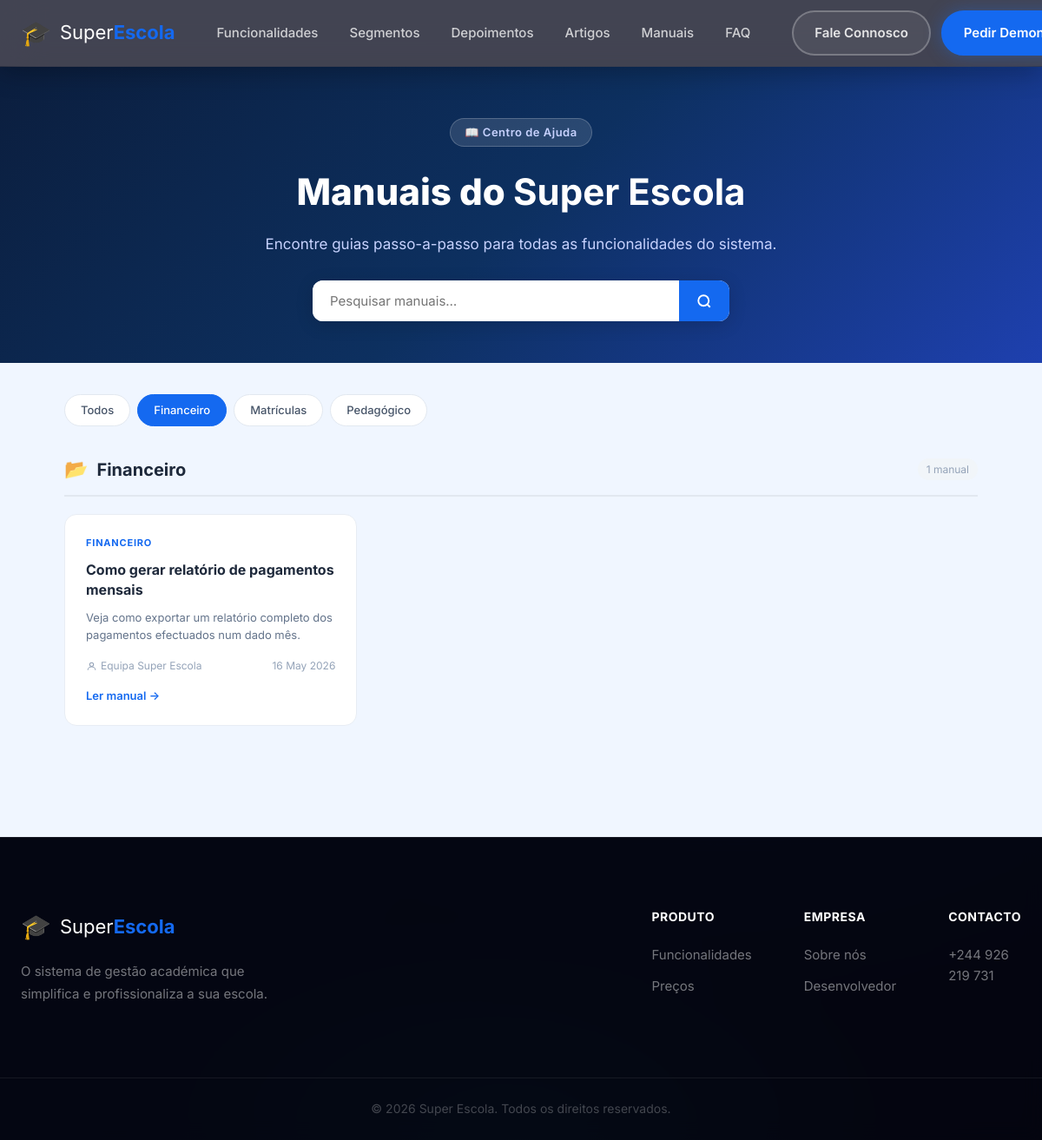
The page /manuais/?cat=Financeiro on the database its author committed.
### core/models.py (models this page shows, shortened)
class Manual(models.Model):
    titulo = models.TextField()
    categoria = models.TextField(default='Geral')
    resumo = models.TextField(blank=True, default='')
    intro = models.TextField(blank=True, default='')
    passos = models.TextField(blank=True, default='[]')
    conteudo = models.TextField(blank=True, default='')
    imagem_url = models.TextField(blank=True, default='')
    autor = models.TextField(default='Equipa Super Escola')
    publicado_em = models.DateTimeField(auto_now_add=True)
    ativo = models.IntegerField(default=1)
    class Meta:
        db_table = 'manuais'
        ordering = ['-publicado_em']
    def resumo_curto(self):
        return self.resumo[:130] if self.resumo else ''

### core/views.py (the view)
# urls.py: path('manuais/', views.manuais_list, name='manuais'),
def manuais_list(request):
    busca = request.GET.get('q', '').strip()
    cat_filter = request.GET.get('cat', '').strip()
    qs = Manual.objects.filter(ativo=1)
    if busca:
        qs = qs.filter(titulo__icontains=busca) | Manual.objects.filter(ativo=1, resumo__icontains=busca)
    if cat_filter:
        qs = qs.filter(categoria=cat_filter)
    todos_manuais = qs.order_by('categoria', '-publicado_em')
    categorias_disponiveis = list(Manual.objects.filter(ativo=1).values_list('categoria', flat=True).distinct().order_by('categoria'))
    grupos = {}
    for m in todos_manuais:
        grupos.setdefault(m.categoria, []).append(m)
    recentes = Manual.objects.filter(ativo=1).order_by('-publicado_em')[:5]
    return render(request, 'manuais.html', {
        'grupos': grupos,
        'categorias': categorias_disponiveis,
        'recentes': recentes,
        'busca': busca,
        'cat_filter': cat_filter,
        'total': todos_manuais.count(),
    })

### core/templates/manuais.html (shortened to what this page needs)
{% extends "base.html" %}
{% load static %}
{% block body %}
<header class="header scrolled" id="header">
  <div class="container header-inner">
    <a href="/" class="logo"><span class="logo-icon">🎓</span><span class="logo-text">Super<strong>Escola</strong></span></a>
    <nav class="nav" id="nav">
      <a href="/#funcionalidades" class="nav-link">Funcionalidades</a>
      <a href="/#segmentos" class="nav-link">Segmentos</a>
      <a href="/#depoimentos" class="nav-link">Depoimentos</a>
      <a href="/#artigos" class="nav-link">Artigos</a>
      <a href="/manuais/" class="nav-link" style="color:var(--primary)">Manuais</a>
      <a href="/#faq" class="nav-link">FAQ</a>
    </nav>
    <div class="header-actions">
      <a href="https://wa.me/244926219731?text=Olá!+Vim+pelo+site+e+quero+saber+mais+sobre+o+Super+Escola." class="btn btn-outline" target="_blank">Fale Connosco</a>
      <a href="https://wa.me/244926219731?text=Olá!+Quero+uma+demonstração+do+Super+Escola." class="btn btn-primary" target="_blank">Pedir Demonstração</a>
    </div>
  </div>
</header>
<main class="manuais-page">
  <div class="manuais-hero">
    <div class="container">
      <div class="manuais-hero-inner">
        <span class="manuais-badge">📖 Centro de Ajuda</span>
        <h1>Manuais do <strong>Super Escola</strong></h1>
        <p>Encontre guias passo-a-passo para todas as funcionalidades do sistema.</p>
        <form method="get" action="/manuais/" class="manuais-search-form">
          <input type="text" name="q" value="{{ busca }}" placeholder="Pesquisar manuais…" class="manuais-search-input">
          <button type="submit" class="manuais-search-btn">
            <svg width="18" height="18" fill="none" stroke="currentColor" stroke-width="2.5" viewBox="0 0 24 24"><circle cx="11" cy="11" r="8"/><path d="m21 21-4.35-4.35"/></svg>
          </button>
        </form>
      </div>
    </div>
  </div>
  <div class="container manuais-body">
    {% if categorias %}
    <div class="manuais-cats-bar">
      <a href="/manuais/" class="mcat-pill {% if not cat_filter %}active{% endif %}">Todos</a>
      {% for cat in categorias %}
      <a href="/manuais/?cat={{ cat|urlencode }}" class="mcat-pill {% if cat_filter == cat %}active{% endif %}">{{ cat }}</a>
      {% endfor %}
    </div>
    {% endif %}
    {% if grupos %}
      {% for categoria, lista in grupos.items %}
      <section class="manuais-group">
        <div class="manuais-group-header">
          <span class="mgrupo-icon">📂</span>
          <h2 class="mgrupo-titulo">{{ categoria }}</h2>
          <span class="mgrupo-count">{{ lista|length }} manual{{ lista|length|pluralize:"is" }}</span>
        </div>
        <div class="manuais-grid">
          {% for m in lista %}
          <a href="{% url 'manual_detail' m.id %}" class="manual-card">
            <div class="mcard-cat-tag">{{ m.categoria }}</div>
            <h3 class="mcard-titulo">{{ m.titulo }}</h3>
            {% if m.resumo %}
            <p class="mcard-resumo">{{ m.resumo_curto }}</p>
            {% endif %}
            <div class="mcard-footer">
              <span class="mcard-autor">
                <svg width="13" height="13" fill="none" stroke="currentColor" stroke-width="2" viewBox="0 0 24 24"><circle cx="12" cy="8" r="4"/><path d="M4 20c0-4 3.6-7 8-7s8 3 8 7"/></svg>
                {{ m.autor }}
              </span>
              <span class="mcard-data">{{ m.publicado_em|date:"d M Y" }}</span>
            </div>
            <span class="mcard-ler">Ler manual →</span>
          </a>
          {% endfor %}
        </div>
      </section>
      {% endfor %}
    {% endif %}
  </div>
</main>
<footer class="footer">
  <div class="container footer-inner">
    <div class="footer-brand">
      <a href="/" class="logo"><span class="logo-icon">🎓</span><span class="logo-text">Super<strong>Escola</strong></span></a>
      <p>O sistema de gestão académica que simplifica e profissionaliza a sua escola.</p>
    </div>
    <div class="footer-links">
      <div class="footer-col"><h4>Produto</h4><a href="/#funcionalidades">Funcionalidades</a><a href="/#precos">Preços</a></div>
      <div class="footer-col"><h4>Empresa</h4><a href="{% url 'empresa' %}">Sobre nós</a><a href="{% url 'cv' %}">Desenvolvedor</a></div>
      <div class="footer-col"><h4>Contacto</h4><a href="https://wa.me/244926219731" target="_blank">+244 926 219 731</a></div>
    </div>
  </div>
  <div class="footer-bottom">
    <div class="container"><p>© {% now "Y" %} Super Escola. Todos os direitos reservados.</p></div>
  </div>
</footer>
{% endblock %}

### core/static/css/glass.css (style rules this page uses)
:root { --glass-bg: rgba(255,255,255,0.07); --glass-border: rgba(255,255,255,0.13); --glass-blur: blur(18px); --glow-primary: rgba(20,105,240,0.45); --glow-cyan: rgba(6,182,212,0.35); --glow-pink: rgba(6,194,212,0.3); --page-bg: #060e1c; }
html { background: var(--page-bg); }
body { background: transparent; color: #e2e8f0; position: relative; overflow-x: hidden; }
body::before { content: ''; position: fixed; inset: 0; z-index: -2; background: radial-gradient(ellipse 80vw 60vh at 10% 20%, rgba(20,105,240,0.22) 0%, transparent 60%), radial-gradient(ellipse 60vw 50vh at 90% 10%, rgba(6,182,212,0.18) 0%, transparent 55%), radial-gradient(ellipse 70vw 60vh at 50% 100%, rgba(6,194,212,0.15) 0%, transparent 55%), radial-gradient(ellipse 90vw 80vh at 80% 60%, rgba(20,105,240,0.12) 0%, transparent 60%), linear-gradient(135deg, #060e1c 0%, #0b1a34 40%, #070f20 100%); }
body::after { content: ''; position: fixed; width: 600px; height: 600px; background: radial-gradient(circle, rgba(20,105,240,0.18) 0%, transparent 70%); border-radius: 50%; top: -200px; right: -200px; z-index: -1; animation: orbFloat 12s ease-in-out infinite alternate; pointer-events: none; }
.header { background: rgba(8,8,24,0.4) !important; backdrop-filter: blur(24px) !important; -webkit-backdrop-filter: blur(24px) !important; border-bottom: 1px solid rgba(255,255,255,0.07) !important; box-shadow: 0 4px 32px rgba(0,0,0,0.3) !important; }
.header.scrolled { background: rgba(8,8,24,0.75) !important; border-bottom-color: rgba(255,255,255,0.1) !important; }
.logo { color: #fff !important; }
.header.scrolled .logo { color: #fff !important; }
.nav-link { color: rgba(255,255,255,0.75) !important; }
.header.scrolled .nav-link { color: rgba(255,255,255,0.75) !important; }
.header-actions .btn-outline, .header.scrolled .header-actions .btn-outline { color: rgba(255,255,255,0.85) !important; border-color: rgba(255,255,255,0.25) !important; background: rgba(255,255,255,0.06) !important; }
.footer { background: rgba(4,4,14,0.85) !important; backdrop-filter: blur(10px) !important; border-top: 1px solid rgba(255,255,255,0.07) !important; }
.footer-bottom { border-top-color: rgba(255,255,255,0.07) !important; }
.footer-col h4 { color: #fff !important; }
.footer-col a { color: rgba(255,255,255,0.45) !important; }
.footer-bottom p { color: rgba(255,255,255,0.25) !important; }
.footer-brand p { color: rgba(255,255,255,0.45) !important; }
.btn-primary { box-shadow: 0 0 20px rgba(20,105,240,0.35) !important; }

### rows shown on the page
Manual: categoria "Financeiro", lista "1", categoria "FINANCEIRO", titulo "Como gerar relatório de pagamentos mensais", resumo_curto "Veja como exportar um relatório completo dos pagamentos efectuados num dado mês.", autor "Equipa Super Escola", publicado_em "16 May 2026"

### other values the page prints
{{ cat }} "Financeiro" "Matrículas" "Pedagógico"
